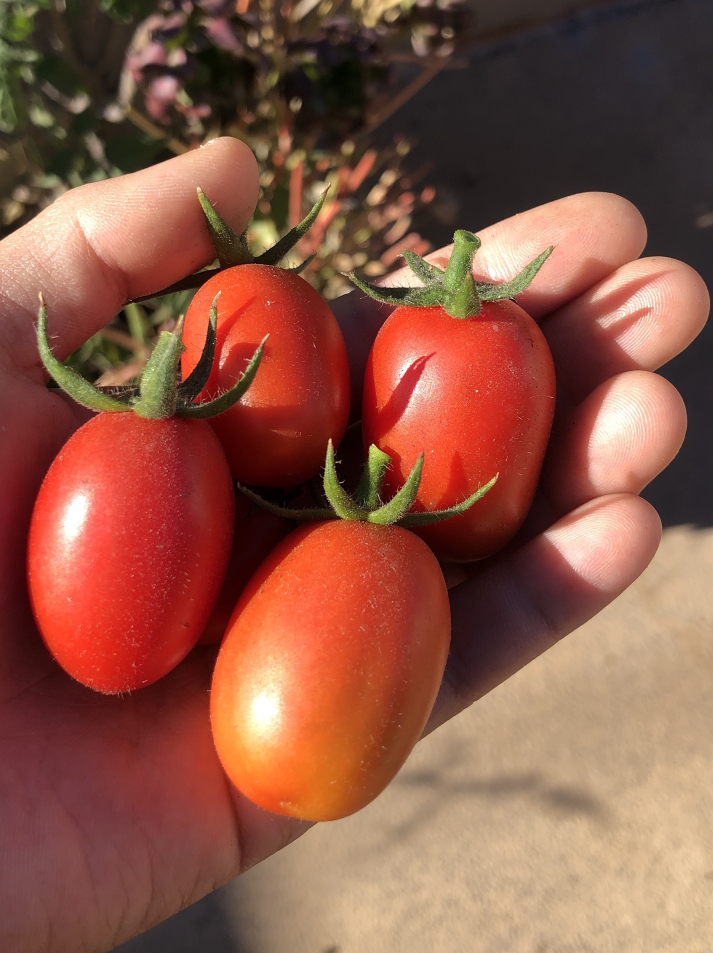
%> input picture tomato.JPG, 2139 x 2859 px (shown at 1/3 size)
$ octave imagereaderv1.m   (GNU Octave 9; MATLAB toolbox functions it lacks are replaced by stand-ins)
%> lines starting %> are read from the running program, lines starting %| are printed output that depends on the picture; in (x1, y1, x2, y2) boxes, pixels count from 0 and x2, y2 are one past the last pixel; in counts of white or black regions, pixels touching at a corner belong together; the program's own positions count from 1
clc; clear all; %clear command window and clear all variables

[filename,path] = uigetfile('*.jpg', 'Select a file'); %select .jpg image file
%> the answer given: tomato.JPG
fid=fullfile(path,filename); %grabs data of filename and path
[img,cmap] = imread(fid); %image read fuction reads the file selected
%> cmap = []
gray_image=rgb2gray(img); %takes the colored image and turns to gray scale
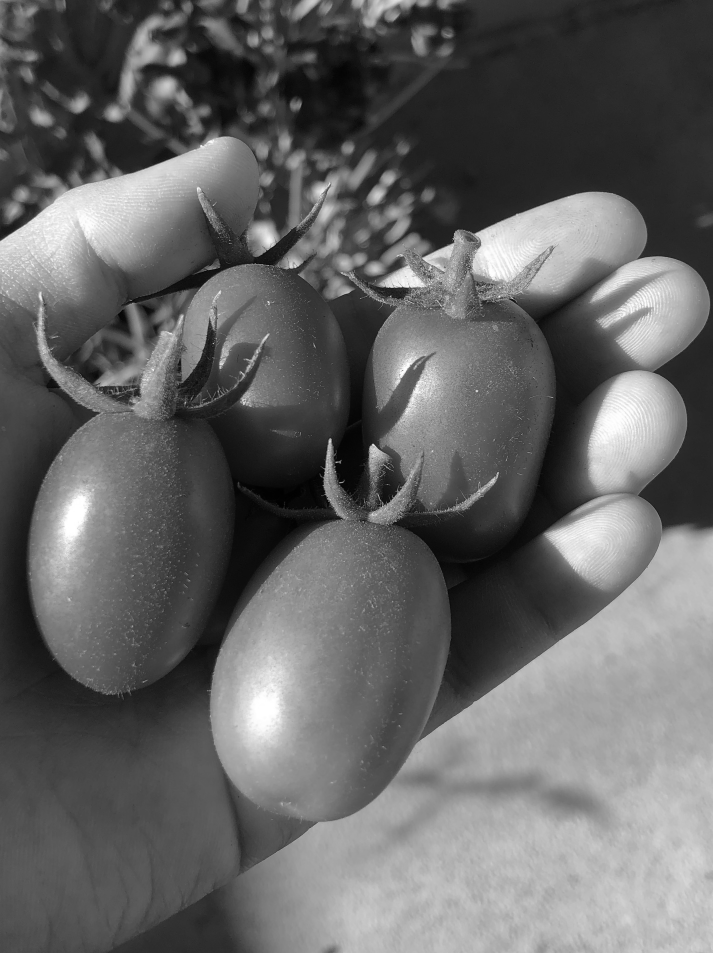
%> gray_image: size 2859x2139 uint8 (shown at 1/3 size); min 0, max 255, mean 101


[x, y]=size(gray_image); %determines the pixel dimensions of the image; x=num of rows; y=num of columns
%> x = 2859; y = 2139
level=input('designate desired threshold level (1 for most threshold, 2 for medium, 3 for small threshold: ');
%> the answer given: 1


grayscale_array=0:255; %creates an array of all grayscale values from 0 to 255
%linspace(0,255,256) %can also use this designating 256 values between 0 and 255

if level==1
    a=0;
    b=128;
    c=256;


    for i=1:x  %for each pixel in row i
        for j=1:y %for each pixel in column j in row i

            if  gray_image(i,j)<b
                gray_image(i,j)=a;

            elseif gray_image(i,j)>=b && gray_image(i,j)<c %if the grayscale value is >= 43 but less than 85
                gray_image(i,j)=b;

            elseif gray_image(i,j)>=c && gray_image(i,j)<d
                gray_image(i,j)=255;

            end
        end
    end
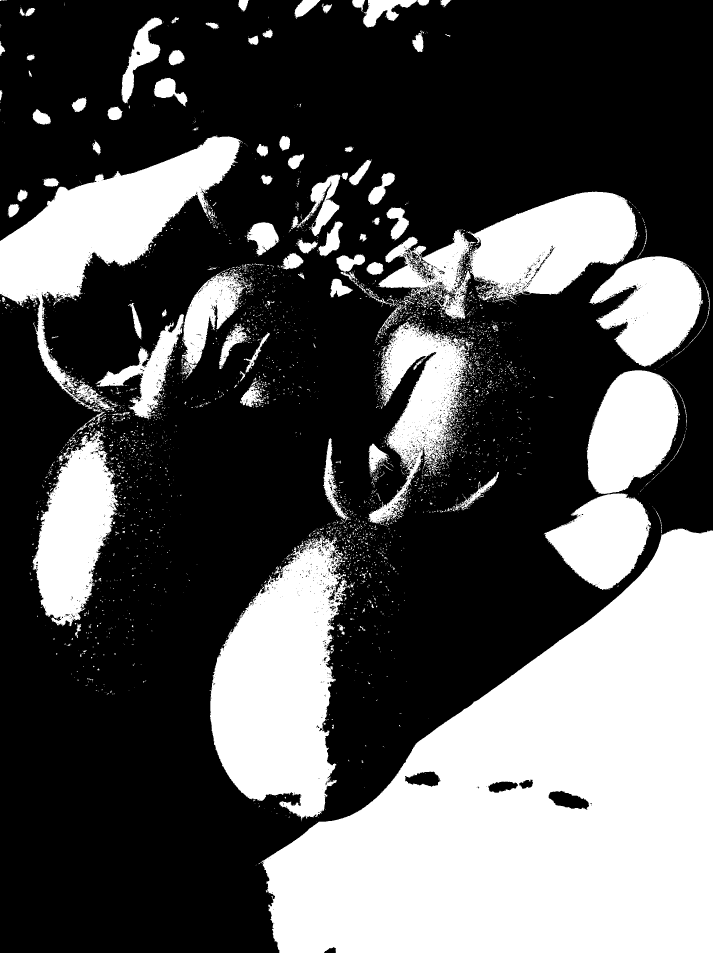
%> gray_image: size 2859x2139 uint8 (shown at 1/3 size); values 0 (black) and 128 (white), 34.3% white; 4958 white regions (4521 under 20 px), largest, box (x1, y1, x2, y2) and area: (782, 1586, 2139, 2859) 1030573, (630, 1604, 1051, 2464) 222095, (0, 408, 727, 1231) 167953

elseif level==2
    a=0;
    b=51;
    c=102;
    d=153;
    e=204;
    f=256; %256 included such that 255 is captured in <256 elseif statement

    for i=1:x  %for each pixel in row i
        for j=1:y %for each pixel in column j in row i

            if  gray_image(i,j)<b
                gray_image(i,j)=a;

            elseif gray_image(i,j)>=b && gray_image(i,j)<c %if the grayscale value is >= 43 but less than 85
                gray_image(i,j)=b;

            elseif gray_image(i,j)>=c && gray_image(i,j)<d
                gray_image(i,j)=c;

            elseif gray_image(i,j)>=d && gray_image(i,j)<e
                gray_image(i,j)=d;

            elseif gray_image(i,j)>=e && gray_image(i,j)<f
                gray_image(i,j)=255;


            end
        end
    end


elseif level==3
    a=0;
    b=32;
    c=64;
    d=96;
    e=128;
    f=160;
    g=192;
    h=224;
    i=256;


    for i=1:x  %for each pixel in row i
        for j=1:y %for each pixel in column j in row i

            if  gray_image(i,j)<b
                gray_image(i,j)=a;

            elseif gray_image(i,j)>=b && gray_image(i,j)<c %if the grayscale value is >= 43 but less than 85
                gray_image(i,j)=b;

            elseif gray_image(i,j)>=c && gray_image(i,j)<d
                gray_image(i,j)=c;

            elseif gray_image(i,j)>=d && gray_image(i,j)<e
                gray_image(i,j)=d;

            elseif gray_image(i,j)>=e && gray_image(i,j)<f
                gray_image(i,j)=e;

            elseif gray_image(i,j)>=f && gray_image(i,j)<g
                gray_image(i,j)=f;

            elseif gray_image(i,j)>=g && gray_image(i,j)<h
                gray_image(i,j)=g;

            elseif gray_image(i,j)>=h && gray_image(i,j)<i
                gray_image(i,j)=h;

            elseif gray_image(i,j)>=i && gray_image(i,j)<j
                gray_image(i,j)=255;

            end
        end
    end


else
    level=input('Error. Please re-enter value for desired intensity (options are 1,2, or 3): ');
end


figure
imshow(img);
figure
imshow(gray_image);
